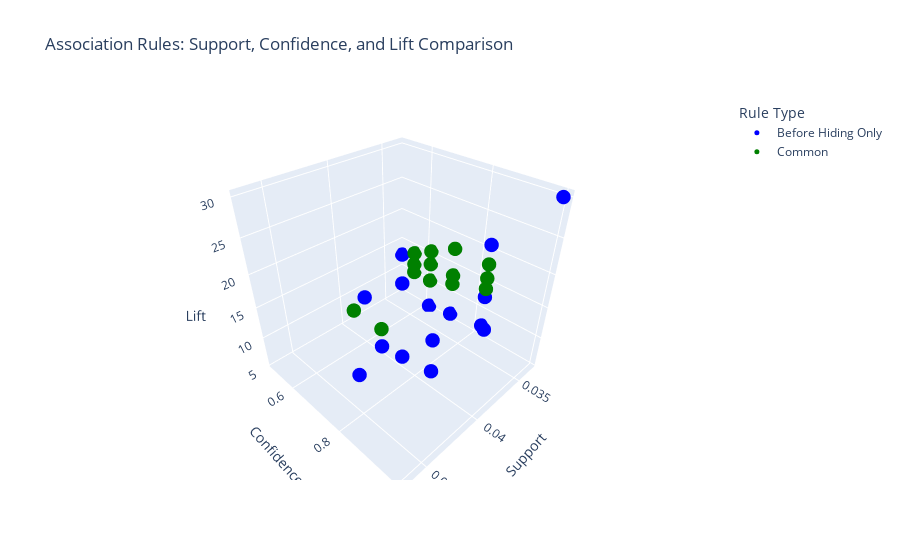

Source (notebook cell):
### Code cell
import pandas as pd
import plotly.graph_objects as go

# in each atecedents and consequents sort them firt in their own list and then sort the list
rules['antecedents'] = rules['antecedents'].apply(lambda x: sorted(list(x)))
rules['consequents'] = rules['consequents'].apply(lambda x: sorted(list(x)))

rules_after_hiding['antecedents'] = rules_after_hiding['antecedents'].apply(lambda x: sorted(list(x)))
rules_after_hiding['consequents'] = rules_after_hiding['consequents'].apply(lambda x: sorted(list(x)))

# Convert 'antecedents' and 'consequents' to strings for comparison
rules['rule'] = rules['antecedents'].astype(str) + ' -> ' + rules['consequents'].astype(str)
rules_after_hiding['rule'] = rules_after_hiding['antecedents'].astype(str) + ' -> ' + rules_after_hiding['consequents'].astype(str)

# Identify common rules
common_rules = set(rules['rule']).intersection(set(rules_after_hiding['rule']))

# Mark rules as 'Common', 'Before Hiding Only', or 'After Hiding Only'
rules['Rule Type'] = rules['rule'].apply(lambda x: 'Common' if x in common_rules else 'Before Hiding Only')
rules_after_hiding['Rule Type'] = rules_after_hiding['rule'].apply(lambda x: 'Common' if x in common_rules else 'After Hiding Only')

# Prepare plot data
plot_data = pd.concat([rules, rules_after_hiding])

# Color mapping
color_map = {
    'Before Hiding Only': 'blue',
    'After Hiding Only': 'red',
    'Common': 'green'
}

# Plot
fig = go.Figure()

for rule_type, color in color_map.items():
    subset = plot_data[plot_data['Rule Type'] == rule_type]
    fig.add_trace(go.Scatter3d(x=subset['support'], y=subset['confidence'], z=subset['lift'],
                               mode='markers',
                               marker=dict(size=5, color=color),
                               name=rule_type,
                               text=subset['rule'],  # Use the rule column for hover text
                               hoverinfo='text+name'))

# Layout
fig.update_layout(title='Association Rules: Support, Confidence, and Lift Comparison',
                  scene=dict(
                      xaxis_title='Support',
                      yaxis_title='Confidence',
                      zaxis_title='Lift'
                  ),
                  legend_title="Rule Type")

fig.show()

### Figure 1 — Plotly figure (JSON) as saved in the notebook; plotly's stock layout.template omitted (floating-point values rounded to 4 significant figures)
{"data": [{"hoverinfo": "text+name", "marker": {"color": "blue", "size": 5}, "mode": "markers", "name": "Before Hiding Only", "text": ["['133'] -> ['137']", "['137'] -> ['133']", "['134'] -> ['137']", "['137'] -> ['134']", "['1501'] -> ['2758']", "['2856'] -> ['1501']", "['1501'] -> ['2856']", "['1659'] -> ['1919']", "['1919'] -> ['1659']", "['1743'] -> ['1755']", "['1754'] -> ['1755']", "['1764'] -> ['1755']", "['1766'] -> ['1755']", "['1768'] -> ['1755']", "['1935'] -> ['1755']", "['1776'] -> ['3148']", "['3148'] -> ['1776']", "['2856'] -> ['2758']", "['2758', '2856'] -> ['1501']", "['1501', '2856'] -> ['2758']", "['1501', '2758'] -> ['2856']", "['2856'] -> ['1501', '2758']", "['1501'] -> ['2758', '2856']"], "type": "scatter3d", "x": [0.04, 0.04, 0.03333, 0.03333, 0.04, 0.04667, 0.04667, 0.03333, 0.03333, 0.04, 0.03333, 0.03333, 0.03333, 0.03333, 0.04, 0.03333, 0.03333, 0.04, 0.04, 0.04, 0.04, 0.04, 0.04], "y": [0.8571, 0.6, 0.8333, 0.5, 0.75, 0.875, 0.875, 0.8333, 0.8333, 0.8571, 0.8333, 0.7143, 0.625, 0.8333, 0.6667, 1, 1, 0.75, 1, 0.8571, 1, 0.75, 0.75], "z": [12.86, 12.86, 12.5, 12.5, 6.618, 16.41, 16.41, 20.83, 20.83, 7.563, 7.353, 6.303, 5.515, 7.353, 5.882, 30, 30, 6.618, 18.75, 7.563, 18.75, 18.75, 18.75]}, {"hoverinfo": "text+name", "marker": {"color": "red", "size": 5}, "mode": "markers", "name": "After Hiding Only", "text": [], "type": "scatter3d", "x": [], "y": [], "z": []}, {"hoverinfo": "text+name", "marker": {"color": "green", "size": 5}, "mode": "markers", "name": "Common", "text": ["['726'] -> ['1532']", "['1532'] -> ['726']", "['1600'] -> ['1599']", "['1599'] -> ['1600']", "['1942'] -> ['1928']", "['1928'] -> ['1942']", "['1934'] -> ['1939']", "['1939'] -> ['1934']", "['260'] -> ['2804']", "['2804'] -> ['260']", "['2670'] -> ['432']", "['432'] -> ['2670']", "['3756'] -> ['3742']", "['3742'] -> ['3756']", "['3760'] -> ['3756']", "['3756'] -> ['3760']", "['726'] -> ['1532']", "['1532'] -> ['726']", "['1600'] -> ['1599']", "['1599'] -> ['1600']", "['1942'] -> ['1928']", "['1928'] -> ['1942']", "['1934'] -> ['1939']", "['1939'] -> ['1934']", "['260'] -> ['2804']", "['2804'] -> ['260']", "['2670'] -> ['432']", "['432'] -> ['2670']", "['3756'] -> ['3742']", "['3742'] -> ['3756']", "['3760'] -> ['3756']", "['3756'] -> ['3760']"], "type": "scatter3d", "x": [0.03333, 0.03333, 0.03333, 0.03333, 0.03333, 0.03333, 0.03333, 0.03333, 0.04, 0.04, 0.03333, 0.03333, 0.03333, 0.03333, 0.03333, 0.03333, 0.03333, 0.03333, 0.03333, 0.03333, 0.03333, 0.03333, 0.03333, 0.03333, 0.04, 0.04, 0.03333, 0.03333, 0.03333, 0.03333, 0.03333, 0.03333], "y": [0.8333, 0.625, 0.5556, 0.8333, 0.8333, 0.5556, 0.7143, 0.625, 0.6667, 0.5455, 0.7143, 0.8333, 0.5556, 0.7143, 0.625, 0.5556, 0.8333, 0.625, 0.5556, 0.8333, 0.8333, 0.5556, 0.7143, 0.625, 0.6667, 0.5455, 0.7143, 0.8333, 0.5556, 0.7143, 0.625, 0.5556], "z": [15.62, 15.62, 13.89, 13.89, 13.89, 13.89, 13.39, 13.39, 9.091, 9.091, 17.86, 17.86, 11.9, 11.9, 10.42, 10.42, 15.62, 15.62, 13.89, 13.89, 13.89, 13.89, 13.39, 13.39, 9.091, 9.091, 17.86, 17.86, 11.9, 11.9, 10.42, 10.42]}], "layout": {"legend": {"title": {"text": "Rule Type"}}, "scene": {"xaxis": {"title": {"text": "Support"}}, "yaxis": {"title": {"text": "Confidence"}}, "zaxis": {"title": {"text": "Lift"}}}, "title": {"text": "Association Rules: Support, Confidence, and Lift Comparison"}}}
